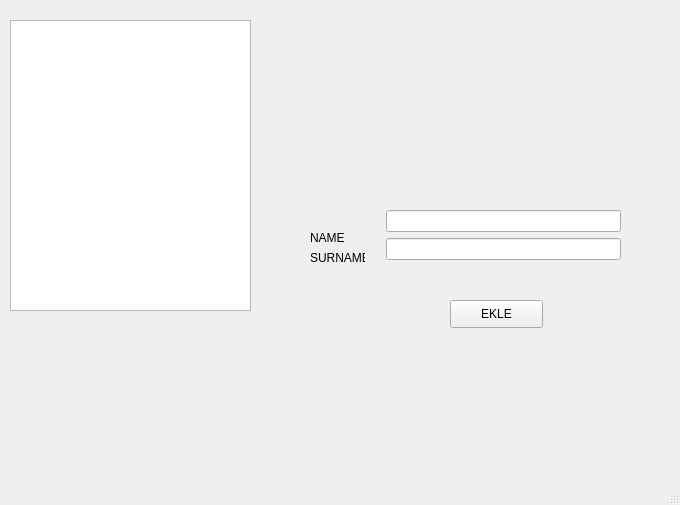
<?xml version="1.0" encoding="UTF-8"?>
<ui version="4.0">
 <class>MainWindow</class>
 <widget class="QMainWindow" name="MainWindow">
  <property name="geometry">
   <rect>
    <x>0</x>
    <y>0</y>
    <width>680</width>
    <height>505</height>
   </rect>
  </property>
  <property name="windowTitle">
   <string>MainWindow</string>
  </property>
  <widget class="QWidget" name="centralwidget">
   <widget class="QTableWidget" name="tableWidget">
    <property name="geometry">
     <rect>
      <x>10</x>
      <y>20</y>
      <width>241</width>
      <height>291</height>
     </rect>
    </property>
    <property name="rowCount">
     <number>0</number>
    </property>
    <property name="columnCount">
     <number>0</number>
    </property>
   </widget>
   <widget class="QWidget" name="formLayoutWidget">
    <property name="geometry">
     <rect>
      <x>380</x>
      <y>210</y>
      <width>241</width>
      <height>80</height>
     </rect>
    </property>
    <layout class="QFormLayout" name="formLayout">
     <item row="1" column="1">
      <widget class="QLineEdit" name="lineEdit_2"/>
     </item>
     <item row="2" column="1">
      <widget class="QLineEdit" name="lineEdit"/>
     </item>
    </layout>
   </widget>
   <widget class="QPushButton" name="pushButton">
    <property name="geometry">
     <rect>
      <x>450</x>
      <y>300</y>
      <width>93</width>
      <height>28</height>
     </rect>
    </property>
    <property name="text">
     <string>EKLE</string>
    </property>
   </widget>
   <widget class="QLabel" name="label">
    <property name="geometry">
     <rect>
      <x>310</x>
      <y>230</y>
      <width>55</width>
      <height>16</height>
     </rect>
    </property>
    <property name="text">
     <string>NAME</string>
    </property>
   </widget>
   <widget class="QLabel" name="label_2">
    <property name="geometry">
     <rect>
      <x>310</x>
      <y>250</y>
      <width>55</width>
      <height>16</height>
     </rect>
    </property>
    <property name="text">
     <string>SURNAME</string>
    </property>
   </widget>
  </widget>
  <widget class="QMenuBar" name="menubar">
   <property name="geometry">
    <rect>
     <x>0</x>
     <y>0</y>
     <width>680</width>
     <height>26</height>
    </rect>
   </property>
  </widget>
  <widget class="QStatusBar" name="statusbar"/>
 </widget>
 <resources/>
 <connections/>
</ui>
